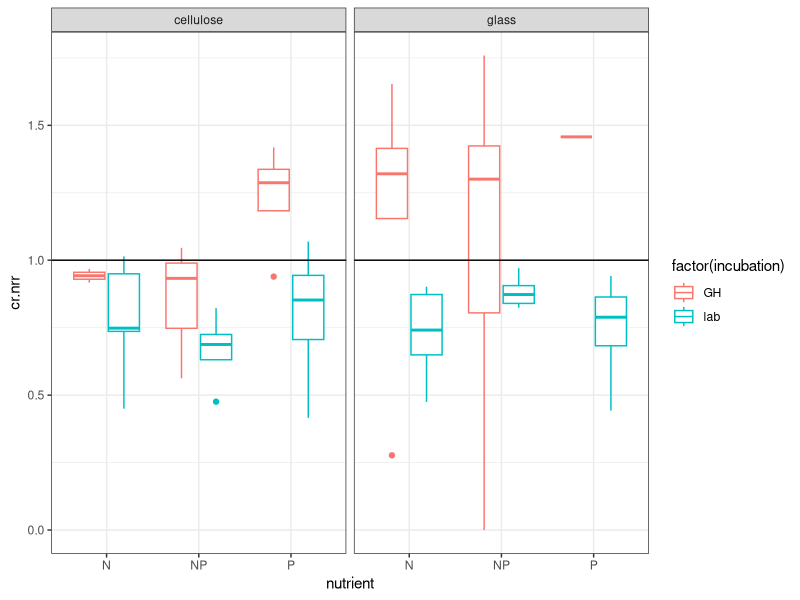
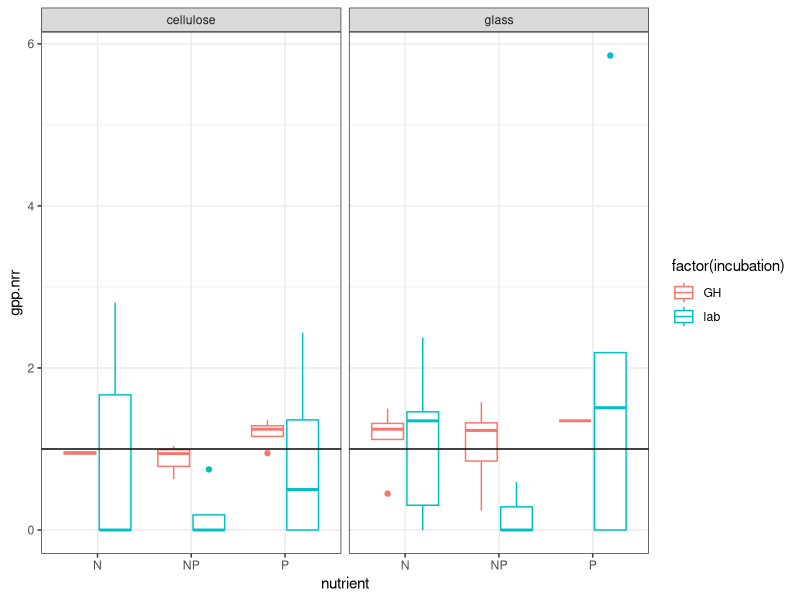

These charts were generated, in order, by the following R code:
#2-Jul-18
#Code to analyze NDS experiment in Yakima Basin
#Sarah Roley, Clay Arango, Alex Alexiades

#Columbia River: Greenhouse vs. lab boxplots
library(ggplot2)

GH_lab<-read.csv("ColumbiaRiver_GH_lab.csv")

GH_lab_noC<-subset(GH_lab, !nutrient=="control")
ggplot(GH_lab_noC, aes(x=nutrient, y= cr.nrr))+geom_boxplot(aes(color=factor(incubation)))+facet_wrap(~top)+theme_bw()+
  geom_hline(yintercept=1)
ggplot(GH_lab_noC, aes(x=nutrient, y= gpp.nrr))+geom_boxplot(aes(color=factor(incubation)))+facet_wrap(~top)+theme_bw()+
  geom_hline(yintercept=1)

#limitation analysis
str(GH_lab)
GH<-subset(GH_lab, incubation=="GH")
GH_glass<-subset(GH, top=="glass")
GH_sponge<-subset(GH, top=="cellulose")

lab<-subset(GH_lab, incubation=="lab")
lab_glass<-subset(lab, top=="glass")
lab_sponge<-subset(lab, top=="cellulose")

str(lab)

#analyze Greenhouse limitation
gpp_GH = aov(gpp.area~N*P, data=GH_glass)
summary(gpp_GH)
     #no limitation of gpp
     #still needs residual analysis

cr_GH = aov(cr.area~N*P, data=GH_sponge)
summary(cr_GH)
     #no limitation of cr (N limitation at a=0.10)
     #still needs residual analysis

#analyze lab limitation
gpp_lab = aov(gpp.area~N*P, data=lab_glass)
summary(gpp_lab)
     #no limitation of gpp 
     #still needs residual analysis

cr_lab = aov(cr.area~N*P, data=lab_sponge)
summary(cr_lab)
     #N limitation of CR
     #still needs residual analysis

#not sure of the plot to use, but we'll want control, N, P, N+P on x axis, and I think GH v. lab inside each panel, with cr for just sponge and gpp for just glass
